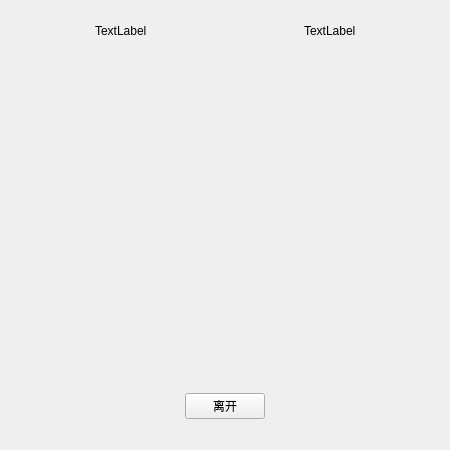
  <widget class="QStackedWidget" name="map">
   <property name="geometry">
    <rect>
     <x>0</x>
     <y>150</y>
     <width>450</width>
     <height>450</height>
    </rect>
   </property>
   <property name="currentIndex">
    <number>2</number>
   </property>
   <widget class="QWidget" name="main"/>
   <widget class="QWidget" name="move_interface">
    <widget class="QPushButton" name="move_leave">
     <property name="geometry">
      <rect>
       <x>340</x>
       <y>410</y>
       <width>100</width>
       <height>32</height>
      </rect>
     </property>
     <property name="text">
      <string>离开</string>
     </property>
    </widget>
   </widget>
   <widget class="QWidget" name="buy_interface">
    <widget class="MousePos" name="Mouse">
     <property name="geometry">
      <rect>
       <x>0</x>
       <y>0</y>
       <width>450</width>
       <height>450</height>
      </rect>
     </property>
     <property name="text">
      <string/>
     </property>
    </widget>
    <widget class="QWidget" name="layoutWidget">
     <property name="geometry">
      <rect>
       <x>20</x>
       <y>20</y>
       <width>411</width>
       <height>22</height>
      </rect>
     </property>
     <layout class="QHBoxLayout" name="horizontalLayout_2">
      <item>
       <spacer name="horizontalSpacer_3">
        <property name="orientation">
         <enum>Qt::Horizontal</enum>
        </property>
        <property name="sizeHint" stdset="0">
         <size>
          <width>40</width>
          <height>20</height>
         </size>
        </property>
       </spacer>
      </item>
      <item>
       <widget class="QLabel" name="buyPlayer">
        <property name="text">
         <string>TextLabel</string>
        </property>
       </widget>
      </item>
      <item>
       <spacer name="horizontalSpacer_6">
        <property name="orientation">
         <enum>Qt::Horizontal</enum>
        </property>
        <property name="sizeHint" stdset="0">
         <size>
          <width>40</width>
          <height>20</height>
         </size>
        </property>
       </spacer>
      </item>
      <item>
       <spacer name="horizontalSpacer_5">
        <property name="orientation">
         <enum>Qt::Horizontal</enum>
        </property>
        <property name="sizeHint" stdset="0">
         <size>
          <width>40</width>
          <height>20</height>
         </size>
        </property>
       </spacer>
      </item>
      <item>
       <widget class="QLabel" name="curMoney">
        <property name="text">
         <string>TextLabel</string>
        </property>
       </widget>
      </item>
      <item>
       <spacer name="horizontalSpacer_4">
        <property name="orientation">
         <enum>Qt::Horizontal</enum>
        </property>
        <property name="sizeHint" stdset="0">
         <size>
          <width>40</width>
          <height>20</height>
         </size>
        </property>
       </spacer>
      </item>
     </layout>
    </widget>
    <widget class="QWidget" name="layoutWidget">
     <property name="geometry">
      <rect>
       <x>19</x>
       <y>390</y>
       <width>411</width>
       <height>32</height>
      </rect>
     </property>
     <layout class="QHBoxLayout" name="horizontalLayout_3">
      <item>
       <spacer name="horizontalSpacer_7">
        <property name="orientation">
         <enum>Qt::Horizontal</enum>
        </property>
        <property name="sizeHint" stdset="0">
         <size>
          <width>40</width>
          <height>20</height>
         </size>
        </property>
       </spacer>
      </item>
      <item>
       <widget class="QPushButton" name="shop_leave">
        <property name="text">
         <string>离开</string>
        </property>
       </widget>
      </item>
      <item>
       <spacer name="horizontalSpacer_8">
        <property name="orientation">
         <enum>Qt::Horizontal</enum>
        </property>
        <property name="sizeHint" stdset="0">
         <size>
          <width>40</width>
          <height>20</height>
         </size>
        </property>
       </spacer>
      </item>
     </layout>
    </widget>
   </widget>
  </widget>
